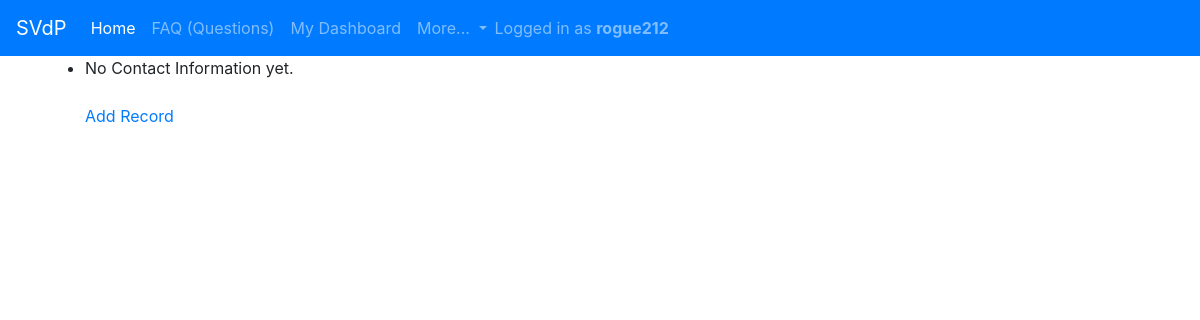
/contact_list/ (signed in), run on an earlier commit of the app's database.
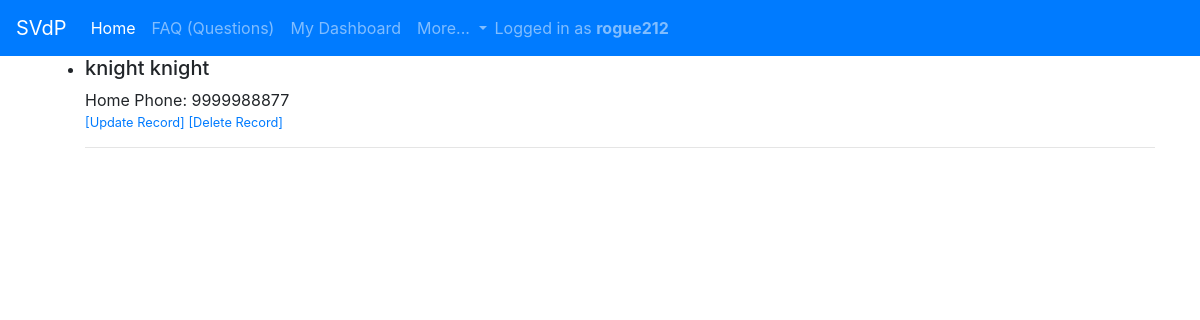
And on a later commit of the database.
### home/models.py (models this page shows, shortened)
class Contact(models.Model):
    username = models.OneToOneField(User, on_delete=models.CASCADE, unique = True, null = True)
    first_name = models.CharField(max_length=200)
    middle_initial = models.CharField(max_length=10, blank=True)
    last_name = models.CharField(max_length=200)
    address1 = models.CharField(max_length=200)
    address2 = models.CharField(max_length=200, blank=True)
    city = models.CharField(max_length=200)
    state = models.CharField(max_length=200, default = 'AZ')
    zipcode = models.CharField(max_length=200)
    mobile_phone = models.CharField(max_length=200)
    home_phone = models.CharField(max_length=200, blank=True)
    email = models.CharField(max_length=200)
    DOB = models.DateField()
    veteran = models.BooleanField()

### home/views.py (the view)
# urls.py: path('contact_list/', login_required(ContactModelList.as_view()), name='contact_list' ),
class ContactModelList(OwnObjectsMixin, ListView):
    model = Contact
    def get_queryset(self):
        return self.model.objects.filter(username=self.request.user)

### home/templates/home/contact_list.html (shortened to what this page needs)
{% extends "base.html" %}
{% load static %}
{% block content %}
<ul>
    {% for object in object_list %}
      <li>
         <h5>{{ object.first_name }} {{ object.last_name }}</h5>
         Home Phone: {{ object.home_phone }}<br>
      </li>
      <h6><small><a href="/home/contact_update/{{ object.id }}/">[Update Record]</a>
      <a href="/home/contact_delete/{{ object.id }}/">[Delete Record]</a></small></h6>
      <hr/>
    {% empty %}
      <li>No Contact Information yet.</li>
      <br><a href="../">Add Record</a>
    {% endfor %}
</ul>
{% endblock %}

What changed in the data, as far as the page shows it:
added Contact: first_name "knight", last_name "knight", home_phone "9999988877"
Also different on the page:
text no longer shown: "No Contact Information yet. Add Record"
